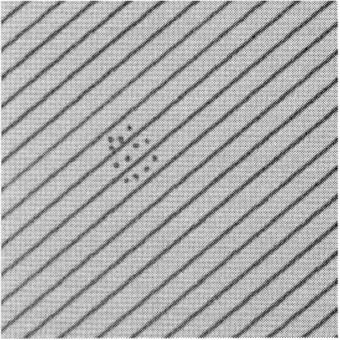
#> input picture data/other/paper_example.png, 340 x 340 px
$ python fft.py   (Python 2 division)   (older library calls are emulated)
#> lines starting #> are read from the running program, lines starting #| are printed output that depends on the picture
import re
from scipy import fftpack, ndimage
import scipy.misc
import cv2
import numpy as np
from matplotlib import pyplot as plt

import os
from sklearn.svm import LinearSVC
from scipy.ndimage import imread
from utils import *

# Implement the Tsai and Hsieh algorithm that applies a Discrete Fourier transform and Hough transform, then reverses the
# Fourier transform to filter out less related regions in the original image.  ## TODO - Work in progress
def apply_fft():
    img = cv2.imread('data/other/paper_example.png', 0)
#> img is the input picture: shape (340, 340); min 10, max 255, mean 171.5
    f = np.fft.fft2(img)
    fshift = np.fft.fftshift(f)
    magnitude_spectrum = 20 * np.log(np.abs(fshift))
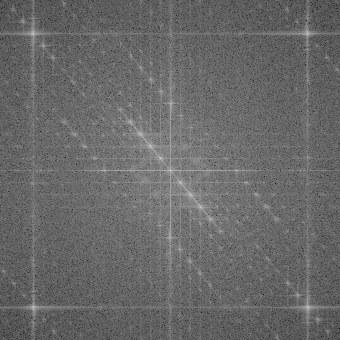
#> magnitude_spectrum: shape (340, 340) float64; min 23.67, max 336.1, mean 152.2; drawn with min black and max white
#     magnitude_spectrum = np.log(1 + np.abs(fshift))

    plt.subplot(121),plt.imshow(img, cmap = 'gray')
    plt.title('Input Image'), plt.xticks([]), plt.yticks([])
    plt.subplot(122),plt.imshow(magnitude_spectrum, cmap = 'gray')
    plt.title('Magnitude Spectrum'), plt.xticks([]), plt.yticks([])
    plt.show()
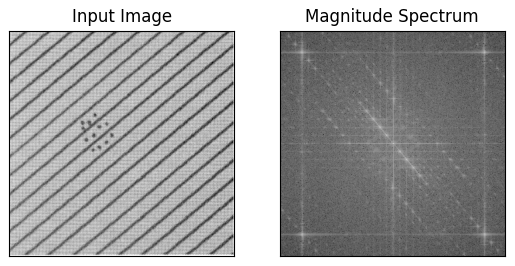
#> figure drawn by matplotlib, 2 panels

#     scipy.misc.imsave("magnitude_1.jpg", magnitude_spectrum)
    scipy.misc.imsave("magnitude_1.jpg", magnitude_spectrum)

    img = cv2.imread("magnitude_1.jpg", 0)
#> img: shape (340, 340); min 6, max 242, mean 104.9
    img = np.uint8(img)
    edges = cv2.Canny(img,50,150,apertureSize = 3)
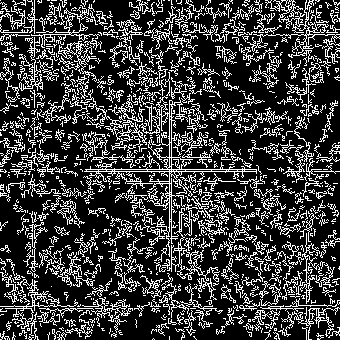
#> edges: shape (340, 340); 23.9% white in thin lines or dots
    lines = cv2.HoughLines(edges,1,np.pi/180,200)
#> lines = 17 rows, first 8: [171, 1.57], [169, 1.57], [171, 0], [34, 0], [169, 0], [6, 2.36], [308, 1.57], [-6, 2.36]

#     shy = np.abs(fshift)
    for rho,theta in lines[0]:
        a = np.cos(theta)
        b = np.sin(theta)
        x0 = a*rho
        y0 = b*rho
        x1 = int(x0 + 1000*(-b))
        y1 = int(y0 + 1000*(a))
        x2 = int(x0 - 1000*(-b))
        y2 = int(y0 - 1000*(a))

        cv2.line(fshift,(x1,y1),(x2,y2),(0,0,255),8)
#> this loop made 1 pass
#> (rho, theta, a, b, x0, y0, x1, y1) on pass 1: (171, 1.57, -4.37e-08, 1, -7.47e-06, 171, -1000, 170)

#     cv2.imwrite('hough_1-2.jpg',img)

    f_ishift = np.fft.ifftshift(fshift)
    img_back = np.fft.ifft2(f_ishift)

#     img_back = np.abs(img_back)
    img_back = 20 * np.log(np.abs(img_back))

    cv2.imwrite('filtered_image.jpg', img_back)
    print "img_back"
    print img_back
    plt.subplot(131),plt.imshow(img, cmap = 'gray')
    plt.title('Input Image'), plt.xticks([]), plt.yticks([])
    plt.subplot(132),plt.imshow(img_back, cmap = 'gray')
    plt.title('Image after HPF'), plt.xticks([]), plt.yticks([])
    plt.subplot(133),plt.imshow(img_back)
    plt.title('Result in JET'), plt.xticks([]), plt.yticks([])
    plt.show()


if __name__ == '__main__':
#> (the run stopped early here; a loop or call above may not have finished)

$ run again, with data/other/ex1.jpg saved as data/other/paper_example.png
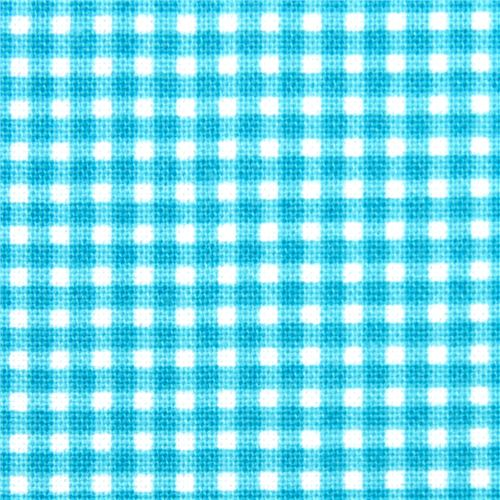
#> input picture data/other/ex1.jpg, 500 x 500 px
#> in apply_fft, `magnitude_spectrum = 20 * np.log(np.abs(fshift))`:
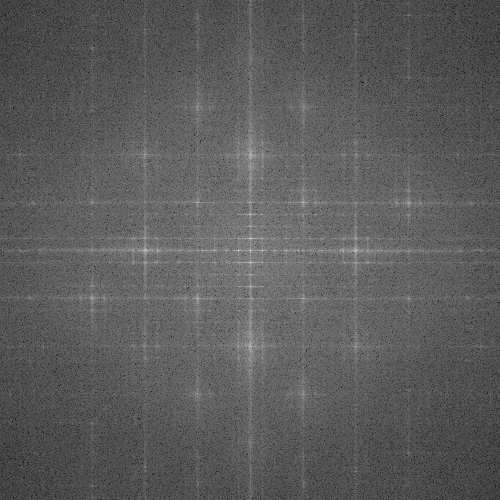
#> magnitude_spectrum: shape (500, 500) float64; min 33.39, max 353.3, mean 149; drawn with min black and max white
#> in apply_fft, `edges = cv2.Canny(img,50,150,apertureSize = 3)`:
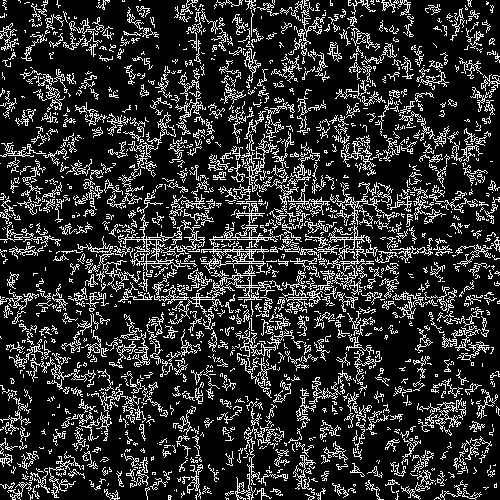
#> edges: shape (500, 500); 18.1% white in thin lines or dots
#> lines = 35 rows, first 8: [251, 1.57], [251, 0], [249, 1.57], [249, 0], [239, 1.57], [299, 1.57], [237, 1.57], [354, 0.785]
#> the loop in apply_fft, `for rho,theta in lines[0]:` made 1 pass
#> (rho, theta, a, b, x0, y0, x1, y1) on pass 1: (251, 1.57, -4.37e-08, 1, -1.1e-05, 251, -1000, 250)

$ run again, with data/other/ex2.jpg saved as data/other/paper_example.png
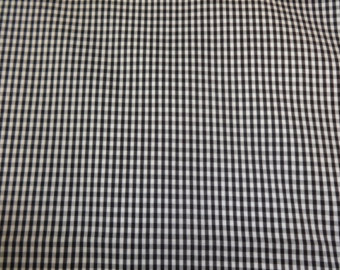
#> input picture data/other/ex2.jpg, 340 x 270 px
#> in apply_fft, `magnitude_spectrum = 20 * np.log(np.abs(fshift))`:
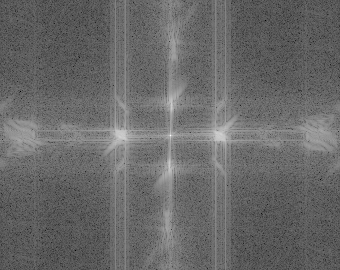
#> magnitude_spectrum: shape (270, 340) float64; min 6.85, max 323.5, mean 137.2; drawn with min black and max white
#> in apply_fft, `edges = cv2.Canny(img,50,150,apertureSize = 3)`:
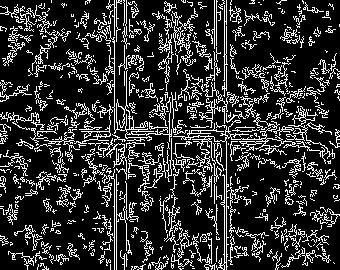
#> edges: shape (270, 340); 18.9% white in thin lines or dots
#> lines = [[226, 0], [114, 0], [224, 0], [126, 0]]
#> the loop in apply_fft, `for rho,theta in lines[0]:` made 1 pass
#> (rho, theta, a, b, x0, y0, x1, y1) on pass 1: (226, 0, 1, 0, 226, 0, 226, 1000)
